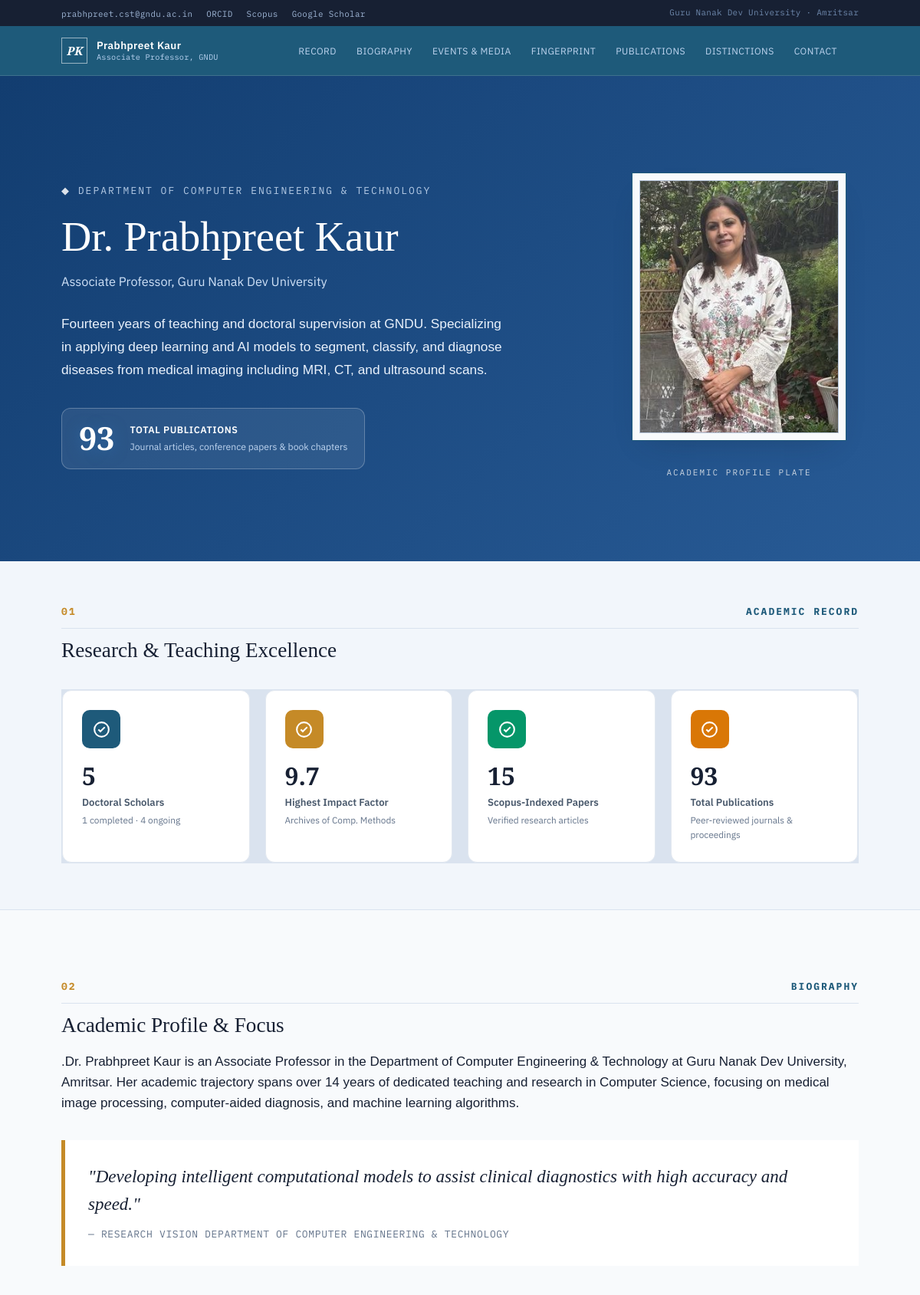
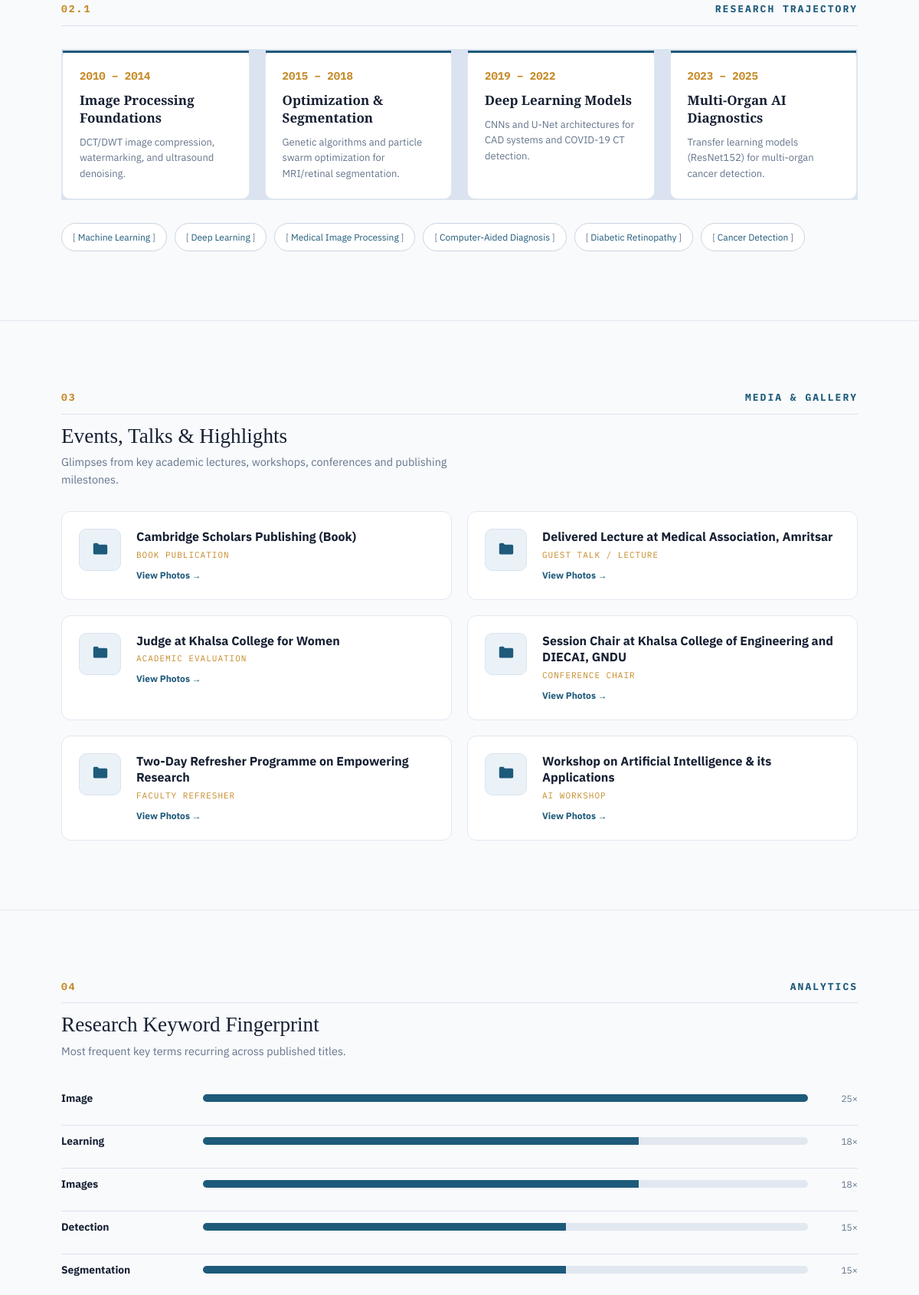
The page / (upper part) on the database its author committed (2 pictures, top to bottom).
### myapp/models.py (models this page shows, shortened)
class Profile(models.Model):
    name = models.CharField(max_length=200)
    designation = models.CharField(max_length=200)
    department = models.CharField(max_length=300)
    university = models.CharField(max_length=300)
    email = models.EmailField()
    alternate_email = models.EmailField(blank=True)
    profile_image = models.ImageField(
        upload_to='profile/',
        blank=True,
        null=True
    )
    short_intro = models.TextField()
    biography = models.TextField()
    research_vision = models.TextField(blank=True)
    created_at = models.DateTimeField(auto_now_add=True)
    updated_at = models.DateTimeField(auto_now=True)

class Statistic(models.Model):
    title = models.CharField(max_length=200)
    value = models.CharField(max_length=100)
    description = models.CharField(max_length=300, blank=True)
    order = models.PositiveIntegerField(default=0)
    is_active = models.BooleanField(default=True)
    class Meta:
        ordering = ['order']

class ResearchTrajectory(models.Model):
    year = models.CharField(max_length=100)
    title = models.CharField(max_length=300)
    description = models.TextField()
    order = models.PositiveIntegerField(default=0)
    is_active = models.BooleanField(default=True)
    class Meta:
        ordering = ['order']

class ResearchArea(models.Model):
    name = models.CharField(max_length=200)
    is_active = models.BooleanField(default=True)

class Event(models.Model):
    EVENT_TYPES = [
        ('book', 'Book Publication'),
        ('lecture', 'Guest Talk / Lecture'),
        ('evaluation', 'Academic Evaluation'),
        ('conference', 'Conference Chair'),
        ('fdp', 'Faculty Refresher'),
        ('workshop', 'AI Workshop'),
        ('other', 'Other'),
    ]
    title = models.CharField(max_length=300)
    event_type = models.CharField( max_length=50,choices=EVENT_TYPES,default='other')
    description = models.TextField(blank=True)
    event_date = models.DateField(blank=True, null=True)
    cover_image = models.ImageField(upload_to='events/',blank=True,null=True)
    is_active = models.BooleanField(default=True)
    order = models.PositiveIntegerField(default=0)
    class Meta:
        ordering = ['order', '-event_date']

### myapp/views.py (the view)
# urls.py: 2. Add a URL to urlpatterns:  path('', views.home, name='home')
def home(request):
    profile = Profile.objects.first()
    statistics = Statistic.objects.filter(is_active=True).order_by('order')
    research_trajectory = ResearchTrajectory.objects.filter(is_active=True).order_by('-id')
    research_areas = ResearchArea.objects.filter(is_active=True)
    events = Event.objects.filter(is_active=True).order_by('order', '-event_date')
    publications = Publication.objects.filter(is_active=True).order_by('-publication_year')
    top_publications = Publication.objects.filter(is_active=True, is_top_publication=True).order_by('-publication_year')[:5]
    recent_publications = Publication.objects.filter(is_active=True, is_recent=True).order_by('-publication_year')
    awards = Award.objects.filter(is_active=True).order_by('-year', 'order')
    trainings = Training.objects.filter(is_active=True).order_by('-year')
    return render(request, 'index.html', {'profile': profile, 'statistics': statistics, 'research_trajectory': research_trajectory, 'research_areas': research_areas, 'events': events, 'publications': publications, 'top_publications': top_publications, 'recent_publications': recent_publications, 'awards': awards, 'trainings': trainings})

### templates/index.html (shortened to what this page needs)
{% include 'navbar.html' %}
<!DOCTYPE html>
<html lang="en">
<head>
</head>
<body>
<section id="cover">
<div class="wrap">
<div>
<div class="cover-eyebrow">{{ profile.department }}</div>
<h1>{% if profile %}{{ profile.name }}{% else %}Dr. Prabhpreet Kaur{% endif %}</h1>
<div class="role">{% if profile %}{{ profile.designation }}, {{ profile.university }}{% endif %}</div>
<p class="abstract">{% if profile %}{{ profile.short_intro }}{% endif %}</p>
<div class="pub-highlight">
<div class="ph-num">{{ publications|length }}</div>
<div class="ph-text">
<div class="ph-label">Total Publications</div>
<div class="ph-sub">Journal articles, conference papers &amp; book chapters</div>
</div>
</div>
</div>
<div class="specimen">
<div class="plate-outer">
<div class="frame">
{% if profile and profile.profile_image %}
<img src="{{ profile.profile_image.url }}" alt="{{ profile.name }}">
{% else %}
<svg viewBox="0 0 120 150" fill="none"><circle cx="60" cy="50" r="25" stroke="currentColor" stroke-width="2"/><path d="M20 120 C20 90,100 90,100 120" stroke="currentColor" stroke-width="2"/></svg>
{% endif %}
</div>
</div>
<div class="specimen-cap">Academic Profile Plate</div>
</div>
</div>
</section>
<section id="record" class="plate">
<div class="wrap">
<div class="plate-head"><span class="num">01</span> Academic Record</div>
<h2>Research &amp; Teaching Excellence</h2>
<div class="record-grid">
{% for statistic in statistics %}
<div class="record-card">
<div class="rc-icon" style="background:{% cycle 'var(--petrol)' 'var(--ochre)' '#059669' '#D97706' %};">
<svg viewBox="0 0 24 24" fill="none" stroke="currentColor" stroke-width="2">
<circle cx="12" cy="12" r="9"></circle><path d="M8 12l2.5 2.5L16 9"></path>
</svg>
</div>
<div class="rc-num">{{ statistic.value }}</div>
<div class="rc-label">{{ statistic.title }}</div>
<div class="rc-sub">{{ statistic.description }}</div>
</div>
{% empty %}
<div class="record-card"><div class="rc-num">{{ publications|length }}</div><div class="rc-label">Total Publications</div></div>
{% endfor %}
</div>
</div>
</section>
<section id="about" class="plate">
<div class="wrap">
<div class="plate-head"><span class="num">02</span> Biography</div>
<h2>Academic Profile &amp; Focus</h2>
<p>{% if profile %}{{ profile.biography|linebreaksbr }}{% endif %}</p>
{% if profile.research_vision %}
<div class="pull-quote">
<p>"{{ profile.research_vision }}"</p>
<cite>— Research Vision {{ profile.department }}</cite>
</div>
{% endif %}
<div class="plate-head" style="margin-top:40px;"><span class="num">02.1</span> Research Trajectory</div>
<div class="trajectory">
{% for item in research_trajectory %}
<div class="traj-item">
<div class="traj-years">{{ item.year }}</div>
<div class="traj-title">{{ item.title }}</div>
<div class="traj-desc">{{ item.description }}</div>
</div>
{% endfor %}
</div>
<div class="tag-brackets">
{% for area in research_areas %}
<span class="tb-item">{{ area.name }}</span>
{% endfor %}
</div>
</div>
</section>
<section id="events" class="plate">
<div class="wrap">
<div class="plate-head"><span class="num">03</span> Media &amp; Gallery</div>
<h2>Events, Talks &amp; Highlights</h2>
<div class="plate-sub">Glimpses from key academic lectures, workshops, conferences and publishing milestones.</div>
<div class="gallery-grid">
{% for event in events %}
<div class="folder-card" onclick="openGallery({{ event.id }})">
<div class="folder-icon">
<svg viewBox="0 0 24 24" fill="currentColor"><path d="M22 6c0-1.1-.9-2-2-2H10L8 2H4c-1.1 0-2 .9-2 2v12c0 1.1.9 2 2 2h16c1.1 0 2-.9 2-2V6z"/></svg>
</div>
<div class="folder-info">
<div class="folder-title">{{ event.title }}</div>
<span class="folder-tag">{{ event.get_event_type_display }}</span>
<div class="folder-action">View Photos →</div>
</div>
</div>
{% endfor %}
</div>
</div>
</section>
<section id="fingerprint" class="plate">
<div class="wrap">
<div class="plate-head"><span class="num">04</span> Analytics</div>
<h2>Research Keyword Fingerprint</h2>
<div class="plate-sub">Most frequent key terms recurring across published titles.</div>
<div id="fingerprint-list"></div>
</div>
</section>
</body>
</html>

### templates/index.html (style rules this page uses)
:root { --ink:#172033;--ink-faint:#64748b;--petrol:#1e5a7a;--ochre:#c58a27;--paper:#f8fafc;--white:#fff }
* { box-sizing:border-box }
html { scroll-behavior:smooth }
body { margin:0;font-family:Arial,Helvetica,sans-serif;background:var(--paper);color:var(--ink);line-height:1.6 }
.wrap { width:min(1180px,92%);margin:auto }
.plate { padding:90px 0;border-bottom:1px solid #e2e8f0 }
.plate-head { font-size:13px;font-weight:700;letter-spacing:2px;text-transform:uppercase;color:var(--petrol);margin-bottom:12px }
.num { display:inline-block;margin-right:10px;color:var(--ochre) }
h1 { font-size:58px;line-height:1.05;margin:15px 0;color:#fff }
h2 { font-size:38px;line-height:1.2;margin:0 0 20px }
.plate-sub { color:var(--ink-faint);margin-bottom:30px }
#cover { background:linear-gradient(135deg,#123d70,#285b96);color:#fff;padding:110px 0 90px;position:relative;overflow:hidden }
#cover .wrap { display:grid;grid-template-columns:1.5fr .7fr;gap:70px;align-items:center }
.cover-eyebrow { font-size:13px;letter-spacing:2px;text-transform:uppercase;opacity:.85 }
.role { font-size:19px;margin-bottom:20px;color:#dbeafe }
.abstract { font-size:17px;line-height:1.8;max-width:760px;color:#e2e8f0 }
.pub-highlight { display:flex;align-items:center;gap:20px;margin-top:35px;padding:18px 22px;border:1px solid rgba(255,255,255,.25);border-radius:12px;width:max-content;background:rgba(255,255,255,.08) }
.ph-num { font-size:42px;font-weight:700 }
.ph-label { font-size:16px;font-weight:700 }
.ph-sub { font-size:12px;color:#cbd5e1 }
.specimen { text-align:center }
.plate-outer { padding:12px;border:1px solid rgba(255,255,255,.4);display:inline-block }
.frame { width:260px;height:330px;background:#e2e8f0;display:flex;align-items:center;justify-content:center;overflow:hidden }
.frame img { width:100%;height:100%;object-fit:cover }
.specimen-cap { font-size:11px;letter-spacing:2px;text-transform:uppercase;margin-top:12px;color:#cbd5e1 }
.record-grid { display:grid;grid-template-columns:repeat(4,1fr);gap:20px;margin-top:35px }
.record-card { background:#fff;padding:25px;border:1px solid #e2e8f0;border-radius:12px }
.rc-icon { width:50px;height:50px;border-radius:10px;color:#fff;display:flex;align-items:center;justify-content:center;margin-bottom:20px }
.rc-icon svg { width:25px;height:25px }
.rc-num { font-size:35px;font-weight:700;color:var(--ink) }
.rc-label { font-weight:700;margin-top:4px }
.rc-sub { font-size:13px;color:var(--ink-faint);margin-top:5px }
.pull-quote { margin:35px 0;padding:30px;border-left:5px solid var(--ochre);background:#fff }
.pull-quote p { font-size:23px;font-style:italic;margin:0 0 10px }
.pull-quote cite { font-size:13px;color:var(--ink-faint) }
.trajectory { display:grid;grid-template-columns:repeat(4,1fr);gap:20px;margin-top:30px }
.traj-item { background:#fff;border:1px solid #e2e8f0;padding:22px;border-radius:10px }
.traj-years { color:var(--ochre);font-weight:700;font-size:14px }
.traj-title { font-size:17px;font-weight:700;margin:10px 0 }
.traj-desc { font-size:13px;color:var(--ink-faint) }
.tag-brackets { display:flex;flex-wrap:wrap;gap:10px;margin-top:30px }
.tb-item { padding:8px 14px;border:1px solid #cbd5e1;border-radius:20px;font-size:12px;background:#fff }
.gallery-grid { display:grid;grid-template-columns:repeat(2,1fr);gap:20px;margin-top:30px }
.folder-card { display:flex;gap:20px;background:#fff;border:1px solid #e2e8f0;padding:22px;border-radius:12px;cursor:pointer;transition:.3s }
.folder-icon { width:55px;height:55px;min-width:55px;background:#eaf2f8;color:var(--petrol);border-radius:10px;display:flex;align-items:center;justify-content:center }
.folder-icon svg { width:28px }
.folder-title { font-weight:700;font-size:16px }
.folder-tag { font-size:11px;color:var(--ochre);text-transform:uppercase;letter-spacing:1px }
.folder-action { font-size:12px;color:var(--petrol);font-weight:700;margin-top:7px }

### rows shown on the page
Profile: department "DEPARTMENT OF COMPUTER ENGINEERING & TECHNOLOGY", name "Dr. Prabhpreet Kaur", designation "Associate Professor", university "Guru Nanak Dev University", short_intro "Fourteen years of teaching and doctoral supervision at GNDU. Specializing in applying deep learning and AI models to segment, classify, and diagnose diseases from medical imaging including MRI, CT, and ultrasound scans.", profile_image (picture), biography ".Dr. Prabhpreet Kaur is an Associate Professor in the Department of Computer Engineering & Technology at Guru Nanak Dev University, Amritsar. Her academic trajectory spans over 14 years of dedicated teaching and research in Computer Science, focusing on medical image processing, computer-aided diagnosis, and machine learning algorithms.", research_vision "Developing intelligent computational models to assist clinical diagnostics with high accuracy and speed."
Statistic: value "5", title "Doctoral Scholars", description "1 completed · 4 ongoing"
Statistic: value "9.7", title "Highest Impact Factor", description "Archives of Comp. Methods"
Statistic: value "15", title "Scopus-Indexed Papers", description "Verified research articles"
Statistic: value "93", title "Total Publications", description "Peer-reviewed journals & proceedings"
ResearchTrajectory: year "2010 – 2014", title "Image Processing Foundations", description "DCT/DWT image compression, watermarking, and ultrasound denoising."
ResearchTrajectory: year "2015 – 2018", title "Optimization & Segmentation", description "Genetic algorithms and particle swarm optimization for MRI/retinal segmentation."
ResearchTrajectory: year "2019 – 2022", title "Deep Learning Models", description "CNNs and U-Net architectures for CAD systems and COVID-19 CT detection."
ResearchTrajectory: year "2023 – 2025", title "Multi-Organ AI Diagnostics", description "Transfer learning models (ResNet152) for multi-organ cancer detection."
ResearchArea: name "Machine Learning"
ResearchArea: name "Deep Learning"
ResearchArea: name "Medical Image Processing"
ResearchArea: name "Computer-Aided Diagnosis"
ResearchArea: name "Diabetic Retinopathy"
ResearchArea: name "Cancer Detection"
Event: title "Cambridge Scholars Publishing (Book)", event_type "BOOK PUBLICATION"
Event: title "Delivered Lecture at Medical Association, Amritsar", event_type "GUEST TALK / LECTURE"
Event: title "Judge at Khalsa College for Women", event_type "ACADEMIC EVALUATION"
Event: title "Session Chair at Khalsa College of Engineering and DIECAI, GNDU", event_type "CONFERENCE CHAIR"
Event: title "Two-Day Refresher Programme on Empowering Research", event_type "FACULTY REFRESHER"
Event: title "Workshop on Artificial Intelligence & its Applications", event_type "AI WORKSHOP"

### other values the page prints
{{ publications|length }} "93"
